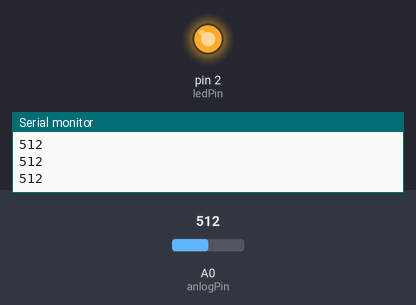
Simulated run of this sketch. Board: Arduino Uno, built with avr-gcc and run on an emulated ATmega328P. Shown: output pins drawn as LEDs (lit = HIGH), the last lines printed to the serial monitor. The inputs (shaded band) are chosen by the test bench; at power-on: A0 (anlogPin) = 512.

Above: at 1.2 s.
1.3 s: A0 (anlogPin) set to 504
At 2.0 s:
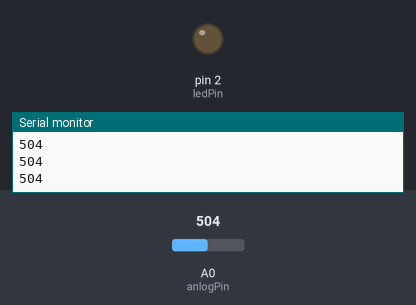
2.8 s: A0 (anlogPin) set to 716
At 3.2 s:
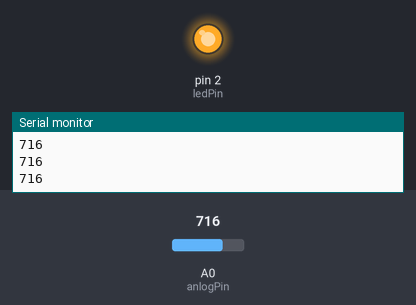
4.3 s: A0 (anlogPin) set to 511
At 5.5 s:
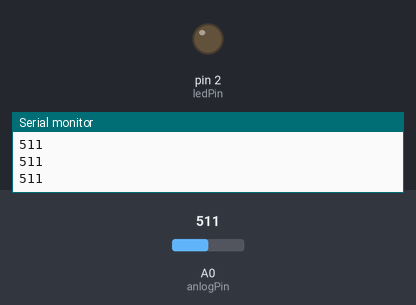
Timing chart, 0 to 7.3 s (numbered marks = the images above; inputs shaded):
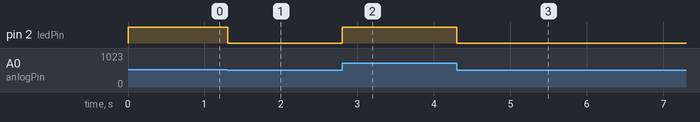

The sketch:

photoresitor.ino
```cpp
// declaracion de variable
const int ledPin = 2; // donde esta conectada  el led
const int anlogPin = 0; // donde esta conectada el potenciometro
// el valor de potenciometro es 0
int val = 0;

void setup() {
  // put your setup code here, to run once:
  pinMode(ledPin, OUTPUT);
  Serial.begin(9600);
}

void loop() {
  // put your main code here, to run repeatedly:
  val = analogRead(anlogPin);
  analogWrite(ledPin, val/4);
  Serial.println( val);
  Serial.println();

}
```

Measured:
- the behaviour switches between 512 and 511 on A0 (anlogPin) (found by bisection; images 0 and 1)
- after the input at 1.3 s, pin 2 (ledPin): HIGH → LOW at once
- after the input at 2.8 s, pin 2 (ledPin): LOW → HIGH at once
- after the input at 4.3 s, pin 2 (ledPin): HIGH → LOW at once
